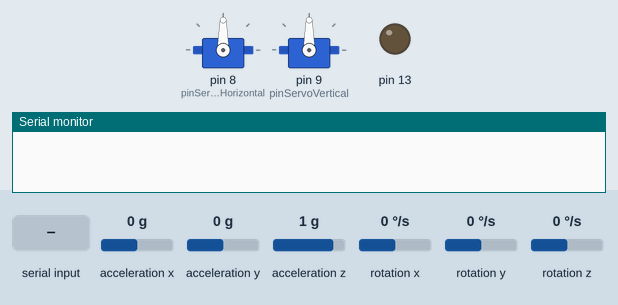
This sketch was run on a simulated Arduino Uno, built with avr-gcc and run on an emulated ATmega328P. Parts: 2 × servo, output pins drawn as LEDs (lit = HIGH), the last lines printed to the serial monitor. The test bench sets the inputs (shaded band); at power-on: acceleration x 0 g, acceleration y 0 g, acceleration z 1 g, rotation x 0 °/s, rotation y 0 °/s, rotation z 0 °/s.

Above: at 4.2 s.
4.3 s: "a" received over the second serial link
At 5.1 s:
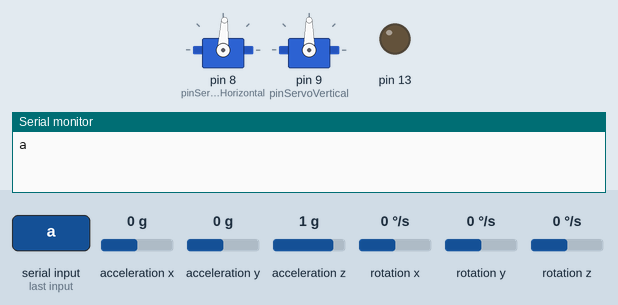
5.8 s: acceleration x set to -1.4 g
At 6.2 s:
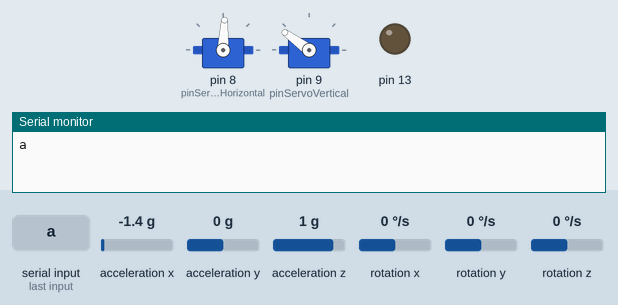
7.3 s: acceleration y set to -1.4 g
At 8.5 s:
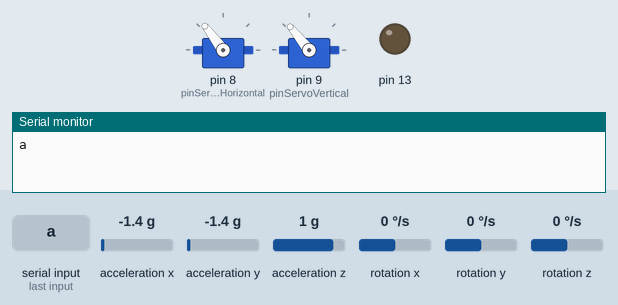
8.8 s: acceleration x set to -0.8 g
At 9.7 s:
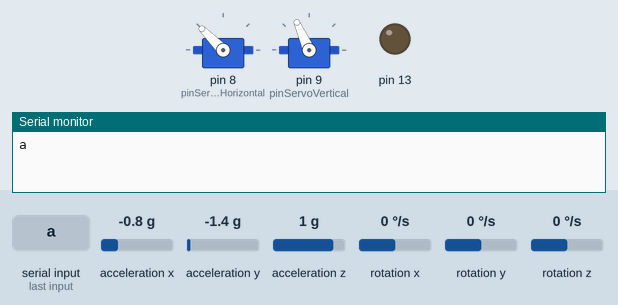
Timing chart, 0 to 11.8 s (numbered marks = the images above; inputs shaded):
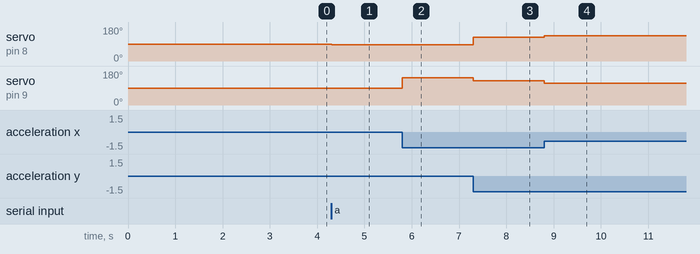

Measured:
- after the input at 4.3 s, servo on pin 8 (pinServoHorizontal): 90° → 87° at once
- after the input at 5.8 s, servo on pin 9 (pinServoVertical): 90° → 144° at once
- after the input at 7.3 s, servo on pin 8 (pinServoHorizontal): 87° → 127° at once; servo on pin 9 (pinServoVertical): 144° → 129° at once
- after the input at 8.8 s, servo on pin 8 (pinServoHorizontal): 127° → 135° at once; servo on pin 9 (pinServoVertical): 129° → 114° at once

The sketch:

sketch.ino
```cpp
#include <SoftwareSerial.h>
#include <Wire.h>
#include <Servo.h>
#include <MPU6050_tockn.h>

SoftwareSerial BTSerial(10, 11); // RX | TX
MPU6050 mpu6050(Wire);
Servo servoHorizontal;
Servo servoVertical;

int pinServoHorizontal = 8;
int pinServoVertical = 9;
bool gyroEnabled = false;
unsigned long activationTime = 0; // Tiempo de activación del giroscopio
const long stabilizationPeriod = 5000; // Período de estabilización en milisegundos (5 segundos)

void setup() {
  pinMode(13, OUTPUT);
  Serial.begin(9600);
  BTSerial.begin(9600);
  Wire.begin();

  mpu6050.begin();
  mpu6050.calcGyroOffsets(true);

  servoHorizontal.attach(pinServoHorizontal);
  servoVertical.attach(pinServoVertical);
}

void loop() {
  if (BTSerial.available()) {
    char c = BTSerial.read();
    Serial.println(c);
    BTSerial.write(c);

    if (c == 'a') {
      gyroEnabled = true;
      activationTime = millis();
    }
  }

  // Activar el giroscopio sólo durante el período de estabilización
  if (gyroEnabled && (millis() - activationTime < stabilizationPeriod)) {
    mpu6050.update();

    int servoHPos = map(mpu6050.getAngleX(), 90, -90, -5, 180);
    int servoVPos = map(mpu6050.getAngleY(), -90, 90, 0, 180);

    servoHorizontal.write(servoHPos);
    servoVertical.write(servoVPos);
  } else {
    gyroEnabled = false;
  }

  // Puedes agregar un pequeño delay si es necesario
  // delay(100);
}
```
